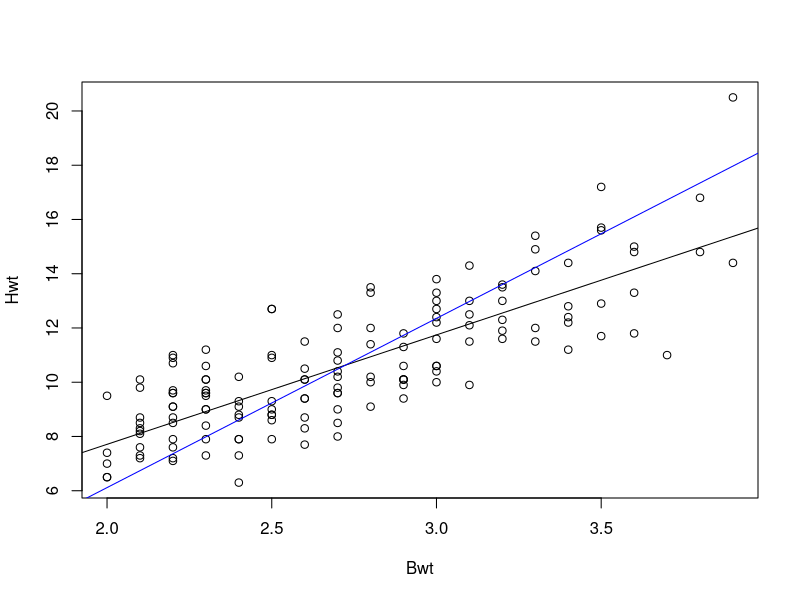
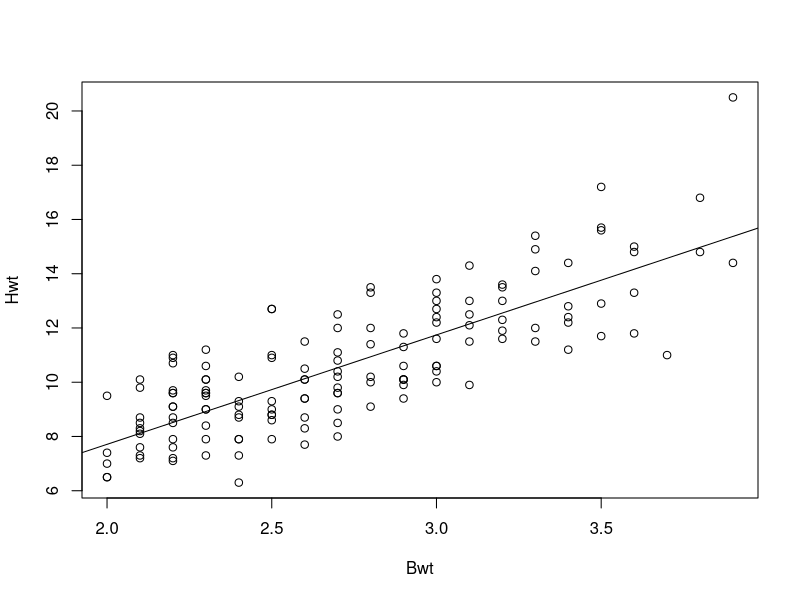
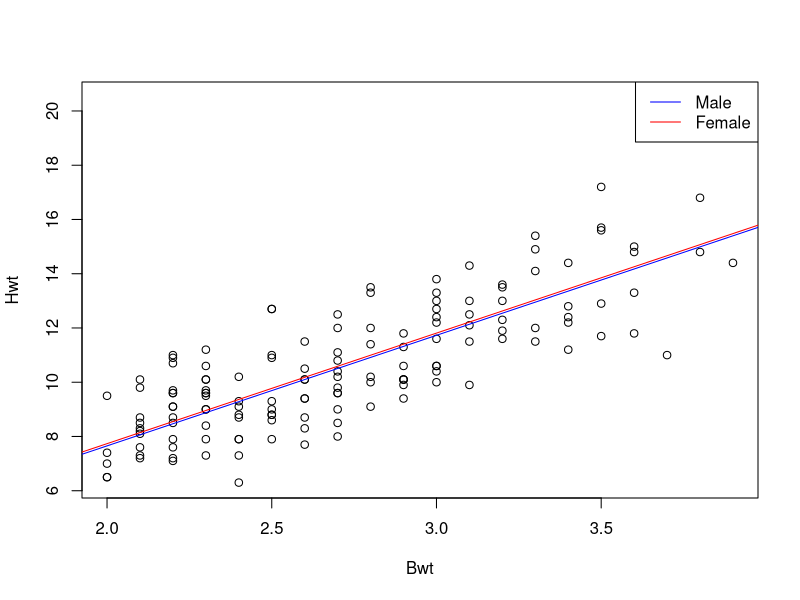
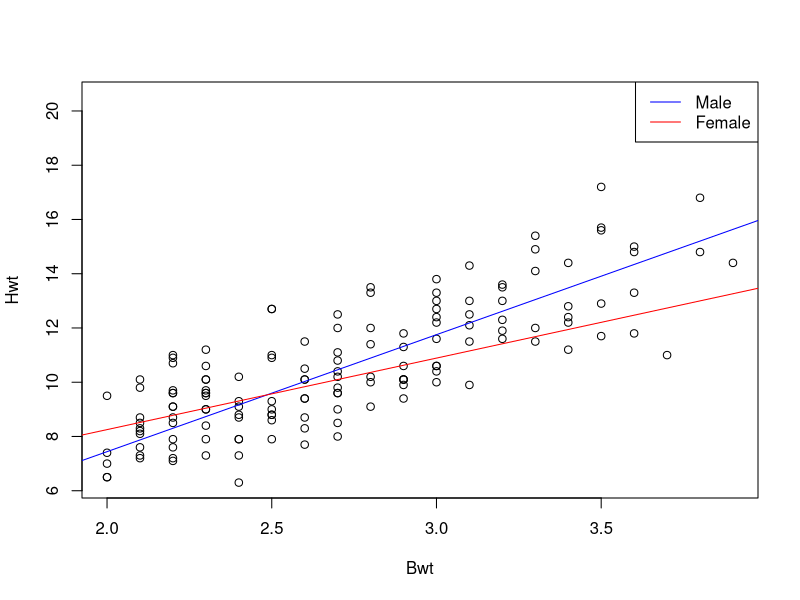
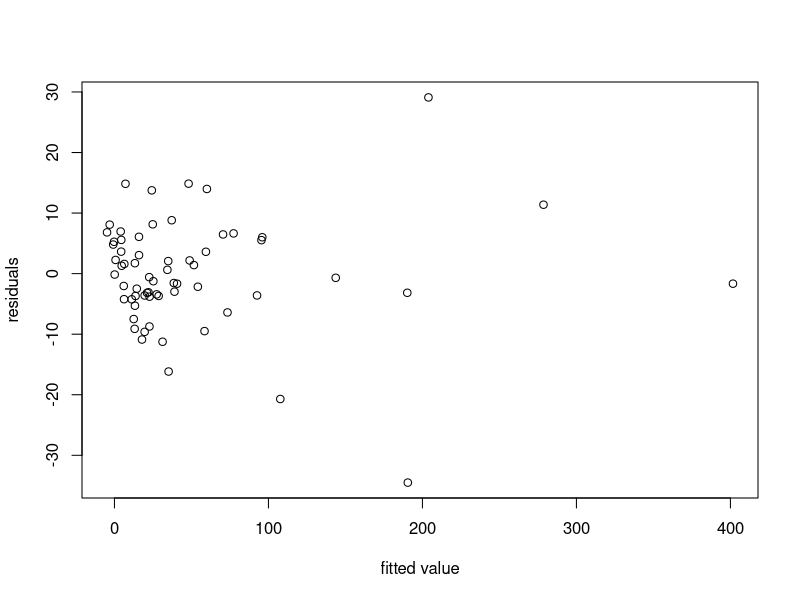
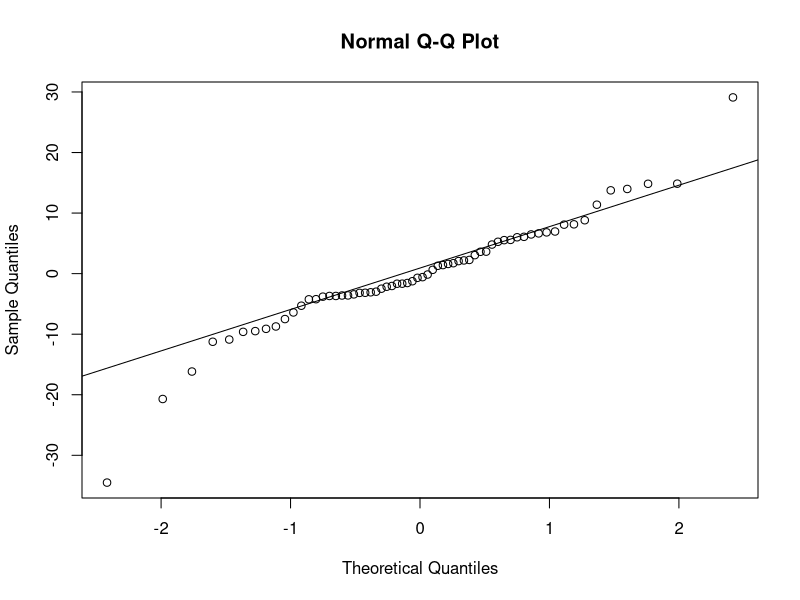
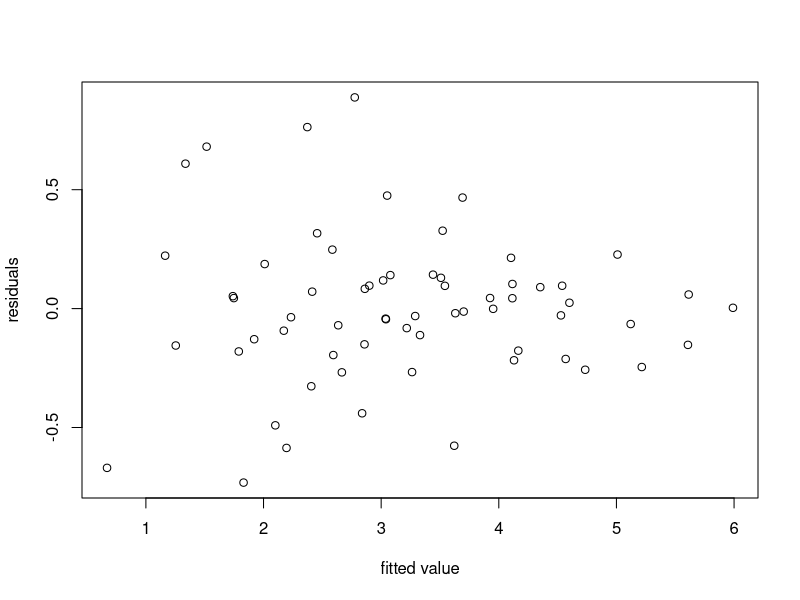
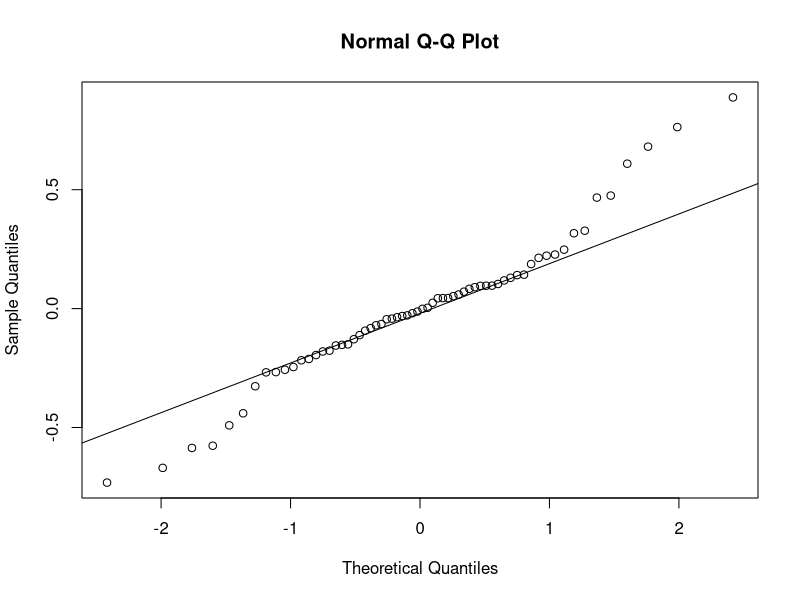

The R source for these figures, in order:
## ---- chunk 1
library(MASS)
Hwt = cats$Hwt
Bwt = cats$Bwt
# fit models
fit1 = lm(Hwt~Bwt)
fit2 =  lm(Bwt~Hwt)
#get coeficients
beta0 = summary(fit1)$coefficients[1,1]
beta1 = summary(fit1)$coefficients[2,1]
beta0_q = summary(fit2)$coefficient[1,1]
beta1_q = summary(fit2)$coefficients[2,1]
#calculate according to (a)
b0_q = -beta0/beta1
b1_q = 1/beta1
#scatter plot
plot(Bwt, Hwt, xlab = "Bwt", ylab = "Hwt")
abline(fit1)
#calculate intercept and slope according to model2
i = -beta0_q/beta1_q
s = 1/beta1_q
#fit a line of model2
abline(a = i, b = s, col = "blue")
## ---- chunk 2
#get varible sex
Sex = cats$Sex
#fit models
m1 = lm(Hwt~Bwt)
m2 = lm(Hwt~Bwt+Sex)
m3 = lm(Hwt~Bwt*Sex)
#get efficient of m2
m2_beta0 = summary(m2)$coefficients[1,1]
m2_beta1 = summary(m2)$coefficients[2,1]
m2_beta2 = summary(m2)$coefficients[3,1]
#get efficient of m3
m3_beta0 = summary(m3)$coefficients[1,1]
m3_beta1 = summary(m3)$coefficients[2,1]
m3_beta2 = summary(m3)$coefficients[3,1]
m3_beta3 = summary(m3)$coefficients[4,1]

#plot for model1
plot(Bwt, Hwt, xlab = "Bwt", ylab = "Hwt")
abline(m1)
#plot for model2
plot(Bwt, Hwt, xlab = "Bwt", ylab = "Hwt")
##for male
abline(a = m2_beta0+m2_beta2, b = m2_beta1, col = "blue")
##for female
abline(a = m2_beta0, b = m2_beta1, col = "red")
#add legend
legend("topright", legend=c("Male", "Female"),
       col=c("blue", "red"), lty=c(1,1))

#plot for model3
plot(Bwt, Hwt, xlab = "Bwt", ylab = "Hwt")
##for male
abline(a = m3_beta0+m3_beta2, b = m3_beta1+m3_beta3, col = "blue")
##for female
abline(a = m3_beta0, b = m3_beta1, col = "red")
#add legend
legend("topright", legend=c("Male", "Female"),
       col=c("blue", "red"), lty=c(1,1))

#do F-test to compare model 2 to model 1
#get rss
m1_rss = sum(summary(m1)$residuals^2)
m2_rss = sum(summary(m2)$residuals^2)
m3_rss = sum(summary(m3)$residuals^2)

#get degree of freedom n - p - 1
df1 = summary(m1)$df[2]
df2 = summary(m2)$df[2]
df3 = summary(m3)$df[2]

#calculate f statistics
# model 1 and model 2
F21 = (m1_rss-m2_rss)/(m2_rss/df2)  
1 - pf(F21,1,df2)
#anova(m1, m2)
# model 1 and model 3
F31 = ((m1_rss-m3_rss)/2)/(m3_rss/df3)  
1 - pf(F31,2,df3)
#anova(m1, m3)
## ---- chunk 3
#get variables
Claims = Insurance$Claims
District = Insurance$District
Group = Insurance$Group
Age = Insurance$Age
Holders = Insurance$Holders
#fit a model
fit_q3 = lm(Claims ~ District + Group + Age + Holders)
#residual plot
plot(fit_q3$fitted.values, fit_q3$residuals, xlab = "fitted value", ylab = "residuals")
#normal quantile plot
qqnorm(fit_q3$residuals)
qqline(fit_q3$residuals)
## ---- chunk 4
#a = 1
f_q31 = lm(log(Claims + 1) ~ District + Group + Age + Holders)
#residual plot
plot(f_q31$fitted.values, f_q31$residuals, xlab = "fitted value", ylab = "residuals")
#normal quantile plot
qqnorm(f_q31$residuals)
qqline(f_q31$residuals)
#a = 10
f_q32 = lm(log(Claims + 10) ~ District + Group + Age + Holders)
#residual plot
plot(f_q32$fitted.values, f_q32$residuals, xlab = "fitted value", ylab = "residuals")
#normal quantile plot
qqnorm(f_q32$residuals)
qqline(f_q32$residuals)
## ---- chunk 5
full = lm(log(Claims+10) ~ District + Group + Age + Holders)
full.formula = formula(terms(full))

upModel_d = function(m1){
  return(update(m1, ~ . -District))
}

upModel_g = function(m1){
  return(update(m1, ~ . -Group))
}

upModel_a = function(m1){
  return(update(m1, ~ . -Age))
}

upModel_h = function(m1){
  return(update(m1, ~ . -Holders))
}

applyUp = function(models){
  l = list()
  upmodels = list(upModel_a, upModel_g, upModel_d, upModel_h)
  for(f in upmodels){
    l = c(l, lapply(models, f))
  }
  return(l)
}
l4 = list(full.formula)
l3 = applyUp(l4)
l2 = applyUp(l3)
l1 = applyUp(l2)
l0 = applyUp(l1)
model_list = unique(c(l4, l3, l2, l1, l0))
model_list
#get adj r square
r_sq = list()
for(m in model_list){
  r_sq = c(r_sq, summary(lm(m))$adj.r.squared)
}
#get the largest index and the corresponding model
model_list[which.max(r_sq)]
## ---- chunk 6
beta2_m3 = m3$coefficients[3]
beta3_m3 = m3$coefficients[4]
diff_mu = list()
t = list()
for(i in seq(0, 5, 0.1)){
  diff_mu = c(diff_mu, beta2_m3+beta3_m3*i)
  if(length(diff_mu)>1){
    ttest = t.test(as.numeric(diff_mu), mu=0, alternative = "two.sided")
    t = c(t, ttest$statistic)
  }
}
plot(seq(0.1, 5, 0.1), t, xlab = "Bwt", ylab = "t statistics")
## ---- chunk 7
diff_mu = list()
for(i in seq(0, 3.5, 0.1)){
  diff_mu = c(diff_mu, beta2_m3+beta3_m3*i)
}
ttest = t.test(as.numeric(diff_mu), mu=0, alternative = "two.sided")
ttest$p.value
